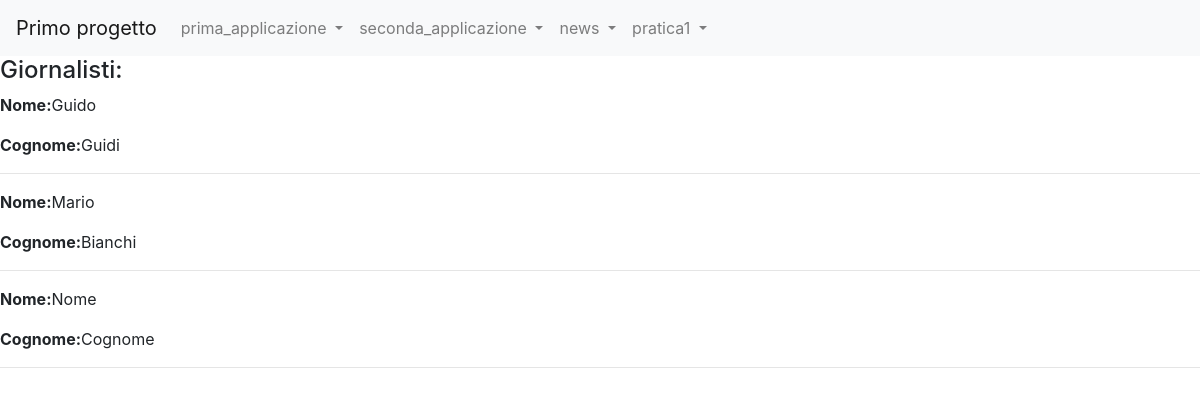
Page /news/lista_giornalisti/ on the committed database.
### news/models.py (models this page shows)
class Giornalista(models.Model):
    nome=models.CharField(max_length=20)
    cognome=models.CharField(max_length=20)
    class Meta:
        verbose_name="Giornalista"
        verbose_name_plural="Giornalisti"

### news/views.py (the view)
# urls.py: path('lista_giornalisti/', GiornalistaListView.as_view(), name="lista_giornalisti"),
class GiornalistaListView(ListView):
    model = Giornalista
    template_name = "lista_giornalisti.html"
    def get_context_data(self, **kwargs):
        context = super().get_context_data(**kwargs)
        context["giornalisti"]= Giornalista.objects.all()
        return context

### news/templates/lista_giornalisti.html (shortened to what this page needs)
{% extends 'base.html' %}
{%block content%}
<h4>Giornalisti:</h4>
{% for giornalista in giornalisti %}
        <p><strong>Nome:</strong>{{giornalista.nome}}</p>
        <p><strong>Cognome:</strong>{{giornalista.cognome}}</p>
        <hr>
    {% endfor %}
{%endblock content%}

### rows in the picture
Giornalista: nome "Guido", cognome "Guidi"
Giornalista: nome "Mario", cognome "Bianchi"
Giornalista: nome "Nome", cognome "Cognome"
